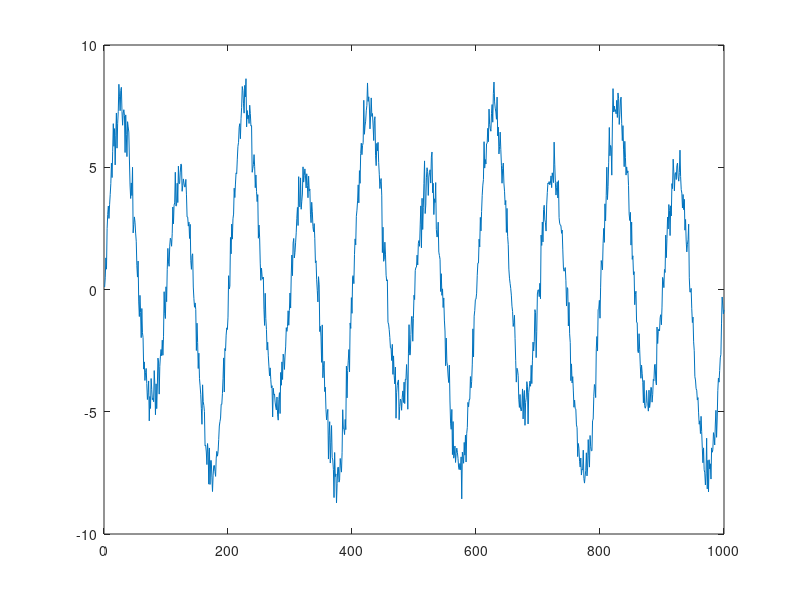

MATLAB code for this plot: (Note: this script raises an error after producing the figure.)
clear ,clc ,close all

fs = 1000;
ts = 0: 1/fs: 1-1/fs;

x = 2*sin(2*pi*5*ts) +  6 *sin(2*pi*10*ts);
x = awgn(x,5);
plot(x), hold on

x1 = wdenoise(x,3,'Wavelet', 'db2');
plot(x1,'LineWidth',2)

legend({'Input signal';'Denoised signal'})
